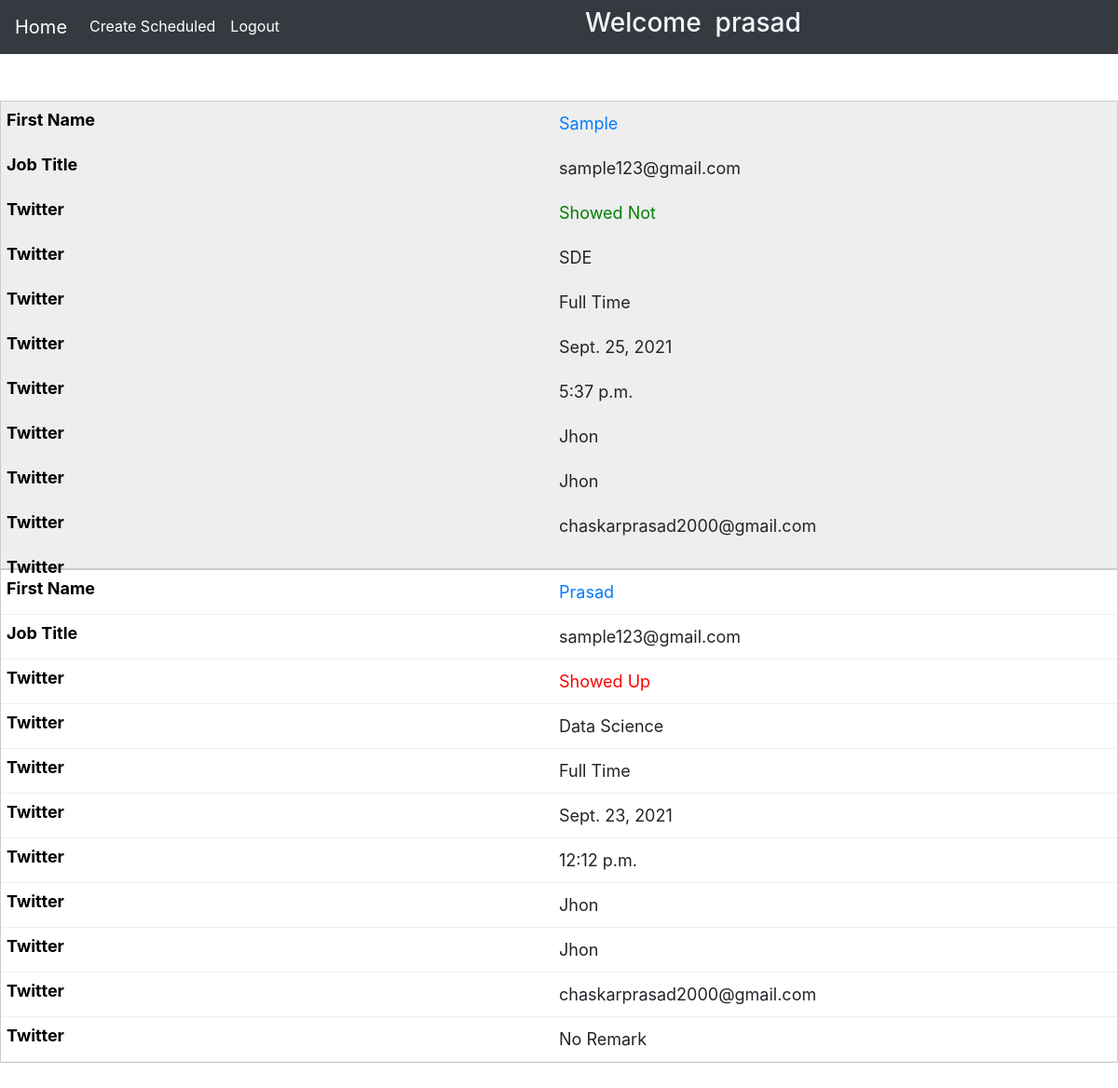
Page / (signed in) on the earlier database version.
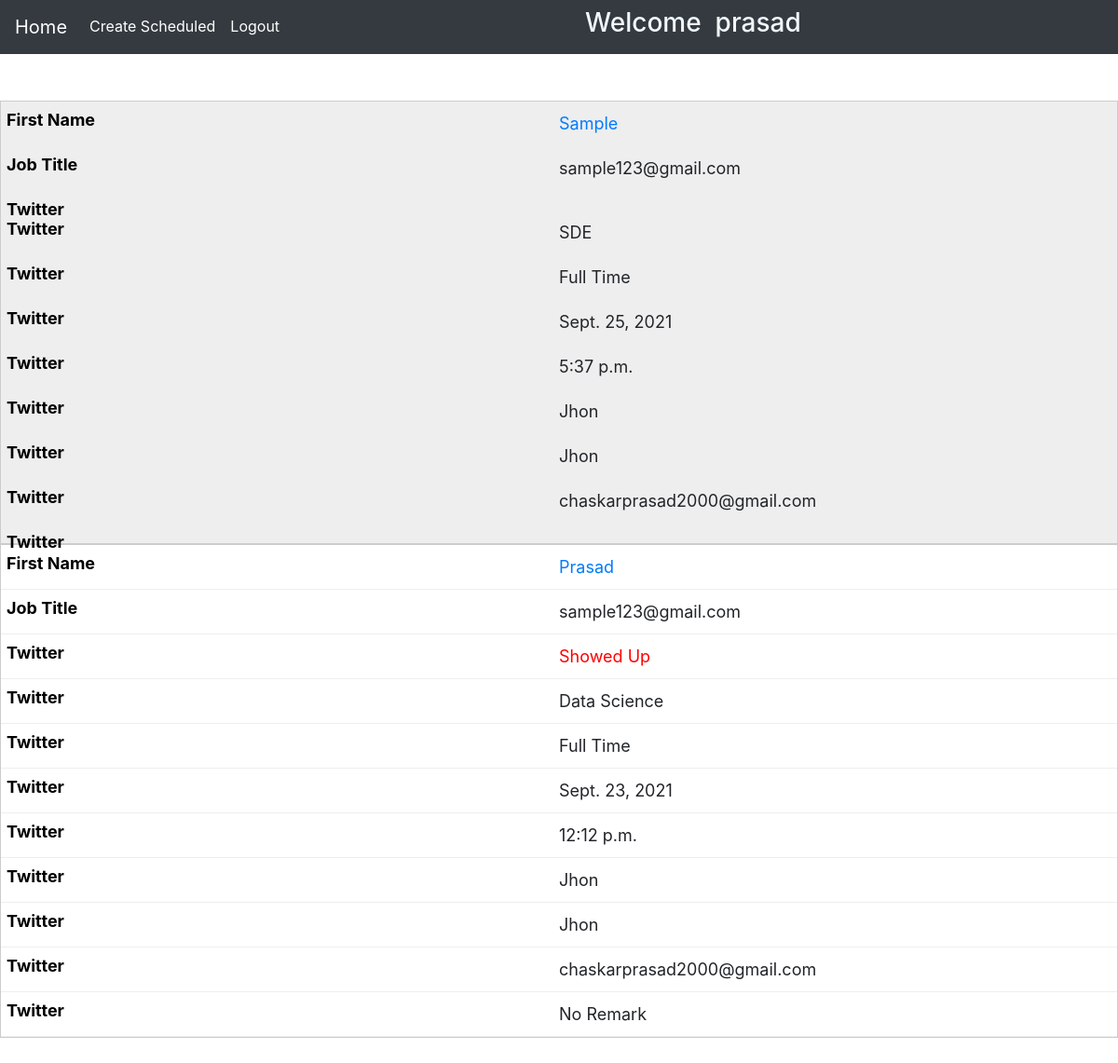
Same page on the later database version.
### myApp/models.py (models this page shows)
class Candidate(models.Model):
    Available_choices = [
    ('In Office','In Office'),
    ('Work From Home','Work From Home')
]
    Status_choices = [
        ('Showed Up','Showed Up'),
        ('Showed Not','Showed Not')
    ]
    Company_choices =[
        ('Uptricks','Uptricks'),
        ('Kukbit','Kukbit'),
        ('Skillbit','Skillbit'),
        ('Learntricks','Learntricks'),
        ('Challengekatta','Challengekatta'),
        ('Happieloop','Happieloop'),
        ('Internshipmela','Internshipmela')
    ]
    Technology_choices = [
        ('Video Editor Animation','Video Editor Animation'),
        ('Android Development','Android Development'),
        ('Game Development','Game Development'),
        ('Graphics Designing','Graphics Designing'),
        ('Software Testing','Software Testing'),
        ('Manual Testing','Manual Testing'),
        ('Full-stack Development','Full-stack Development'),
        ('Human Resource','Human Resource'),
        ('Digital Marketing','Digital Marketing'),
        ('Wordpress Development','Wordpress Development'),
        ('Web Auditor','Web Auditor'),
        ('Web developer','Web developer'),
        ('Business development executive','Business development executive'),
        ('Machine learning','Machine learning'),
        ('Machine learning','Machine learning'),
        ('AWS','AWS')
    ]
    Post_choices = [
        ('Internship','Internship'),
        ('Job','Job')
    ]
    name                    =       models.CharField(max_length=100)
    candidate_contact       =       models.CharField(max_length=10)
    candidate_mail          =       models.EmailField()
    candidate_cv            =       models.FileField(upload_to='media/')
    avialable_for           =       models.CharField(max_length=80,choices=Available_choices)
    company                 =       models.CharField(max_length=50,choices=Company_choices)
    technology              =       models.CharField(max_length=50,choices=Technology_choices)
    post                    =       models.CharField(max_length=50,choices=Post_choices)
    scheduled_date          =       models.DateField(auto_now_add=False)
    scheduled_time          =       models.TimeField(auto_now_add=False)
    scheduled_by            =       models.CharField(max_length=100)
    interviewr_name         =       models.CharField(max_length=100)
    interviewr_mail         =       models.EmailField()
    status                  =       models.CharField(max_length=30,choices=Status_choices,blank=True)
    remark                  =       models.CharField(max_length=200,blank=True)

### myApp/views.py (the view)
# urls.py: 2. Add a URL to urlpatterns:  path('', views.home, name='home')
def home(request):
    records = Candidate.objects.all().order_by('-scheduled_date')
    return render(request,'home.html',{'records':records})

### myApp/templates/home.html (shortened to what this page needs)
{% extends 'base.html' %}
{% block body %}
<nav class="navbar navbar-expand-lg navbar-dark bg-dark">
  <a class="navbar-brand" href="{% url 'home' %}">Home</a>
  <div class="collapse navbar-collapse" id="navbarNav">
    <ul class="navbar-nav">
      {% if user.is_authenticated %}
      <li class="nav-item active">
        <a class="nav-link" href="{% url 'createsched' %}">Create Scheduled</a>
      </li>
      <li class="nav-item active">
        <a class="nav-link" href="{% url 'logout' %}">Logout</a>
      </li>
      <h3 style="color: aliceblue; margin-left: 20pc;">Welcome &nbsp;{{ user.username }}</h3>
      {% else %}
      <li class="nav-item active">
        <a class="nav-link" href="{% url 'login' %}">Login</a>
      </li>
      {% endif %}
    </ul>
  </div>
</nav>
{% if user.is_authenticated %}
<table>
  <tbody>
    {% for rec in records %}
    <tr>
      <td data-column="First Name"><a href="{% url 'update' rec.id %}">{{ rec.name}}</a></td>
      <td data-column="Job Title">{{ rec.candidate_mail}}</td>
      {% if  rec.status == 'Showed Up' %}
      <td data-column="Twitter" style="color: red;">{{ rec.status}}</td>
      {% else %}
      <td data-column="Twitter" style="color: green;">{{ rec.status}}</td>
      {% endif %}
      <td data-column="Twitter">{{ rec.technology}}</td>
      <td data-column="Twitter">{{ rec.post}}</td>
      <td data-column="Twitter">{{ rec.scheduled_date}}</td>
      <td data-column="Twitter">{{ rec.scheduled_time}}</td>
      <td data-column="Twitter">{{ rec.scheduled_by}}</td>
      <td data-column="Twitter">{{ rec.interviewr_name}}</td>
      <td data-column="Twitter">{{ rec.interviewr_mail}}</td>
      <td data-column="Twitter">{{ rec.remark}}</td>
    </tr>
    {% endfor %}
  </tbody>
</table>
{% endif %}
{% endblock body %}

Differences in the rows shown:
changed Candidate "Sample": status "Showed Not" → (not shown)
